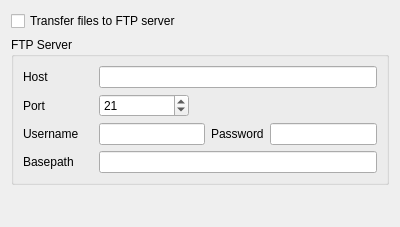
<ui version="4.0" >
 <class>FTPSettingsWidgetUI</class>
 <widget class="QWidget" name="FTPSettingsWidgetUI" >
  <property name="geometry" >
   <rect>
    <x>0</x>
    <y>0</y>
    <width>400</width>
    <height>227</height>
   </rect>
  </property>
  <property name="minimumSize" >
   <size>
    <width>400</width>
    <height>227</height>
   </size>
  </property>
  <property name="windowTitle" >
   <string>Form</string>
  </property>
  <layout class="QGridLayout" >
   <item row="0" column="0" >
    <widget class="QCheckBox" name="kcfg_ftp" >
     <property name="text" >
      <string>Transfer files to FTP server</string>
     </property>
    </widget>
   </item>
   <item row="1" column="0" >
    <widget class="QGroupBox" name="groupBox" >
     <property name="title" >
      <string>FTP Server</string>
     </property>
     <layout class="QGridLayout" >
      <item row="0" column="0" >
       <layout class="QHBoxLayout" >
        <item>
         <widget class="QLabel" name="label_host" >
          <property name="minimumSize" >
           <size>
            <width>70</width>
            <height>0</height>
           </size>
          </property>
          <property name="text" >
           <string>Host</string>
          </property>
          <property name="buddy" >
           <cstring>kcfg_ftpHost</cstring>
          </property>
         </widget>
        </item>
        <item>
         <widget class="KLineEdit" name="kcfg_ftpHost" />
        </item>
       </layout>
      </item>
      <item row="1" column="0" >
       <layout class="QHBoxLayout" >
        <item>
         <widget class="QLabel" name="label_port" >
          <property name="minimumSize" >
           <size>
            <width>70</width>
            <height>0</height>
           </size>
          </property>
          <property name="text" >
           <string>Port</string>
          </property>
         </widget>
        </item>
        <item>
         <widget class="KIntSpinBox" name="kfcg_ftpPort" >
          <property name="minimumSize" >
           <size>
            <width>90</width>
            <height>0</height>
           </size>
          </property>
          <property name="maximumSize" >
           <size>
            <width>90</width>
            <height>16777215</height>
           </size>
          </property>
          <property name="minimum" >
           <number>1</number>
          </property>
          <property name="maximum" >
           <number>65536</number>
          </property>
          <property name="value" >
           <number>21</number>
          </property>
         </widget>
        </item>
        <item>
         <spacer>
          <property name="orientation" >
           <enum>Qt::Horizontal</enum>
          </property>
          <property name="sizeHint" >
           <size>
            <width>40</width>
            <height>20</height>
           </size>
          </property>
         </spacer>
        </item>
       </layout>
      </item>
      <item row="2" column="0" >
       <layout class="QHBoxLayout" >
        <item>
         <widget class="QLabel" name="label_username" >
          <property name="minimumSize" >
           <size>
            <width>70</width>
            <height>0</height>
           </size>
          </property>
          <property name="text" >
           <string>Username</string>
          </property>
         </widget>
        </item>
        <item>
         <widget class="KLineEdit" name="kcfg_ftpUsername" />
        </item>
        <item>
         <widget class="QLabel" name="label_password" >
          <property name="text" >
           <string>Password</string>
          </property>
         </widget>
        </item>
        <item>
         <widget class="KLineEdit" name="kcfg_ftpPassword" />
        </item>
       </layout>
      </item>
      <item row="3" column="0" >
       <layout class="QHBoxLayout" >
        <item>
         <widget class="QLabel" name="label_basepath" >
          <property name="enabled" >
           <bool>true</bool>
          </property>
          <property name="minimumSize" >
           <size>
            <width>70</width>
            <height>0</height>
           </size>
          </property>
          <property name="text" >
           <string>Basepath</string>
          </property>
         </widget>
        </item>
        <item>
         <widget class="KLineEdit" name="kcfg_ftpBasepath" />
        </item>
       </layout>
      </item>
     </layout>
    </widget>
   </item>
   <item row="2" column="0" >
    <spacer>
     <property name="orientation" >
      <enum>Qt::Vertical</enum>
     </property>
     <property name="sizeHint" >
      <size>
       <width>392</width>
       <height>16</height>
      </size>
     </property>
    </spacer>
   </item>
  </layout>
 </widget>
 <customwidgets>
  <customwidget>
   <class>KIntSpinBox</class>
   <extends>QSpinBox</extends>
   <header>knuminput.h</header>
  </customwidget>
  <customwidget>
   <class>KLineEdit</class>
   <extends>QLineEdit</extends>
   <header>klineedit.h</header>
  </customwidget>
 </customwidgets>
 <resources/>
 <connections/>
</ui>
